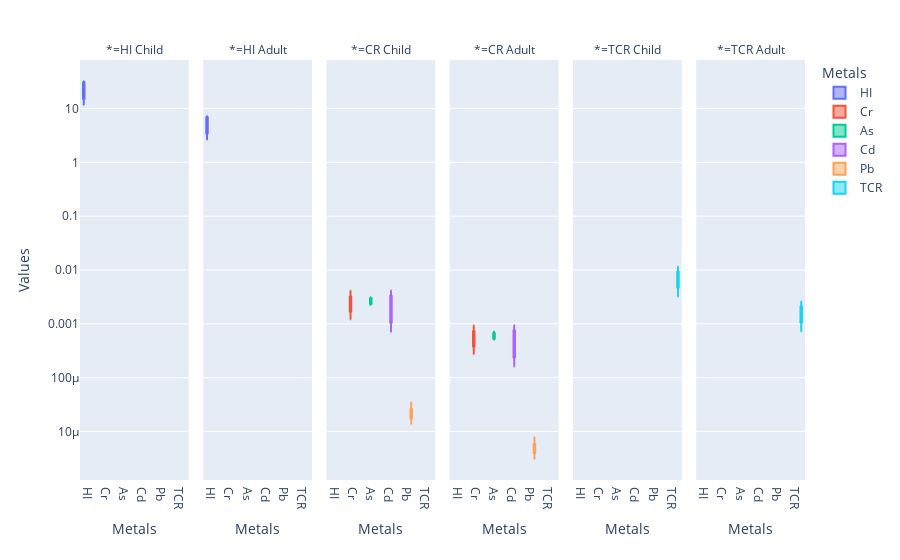

Notebook code cell kept with this figure:
### Code cell
import plotly.express as px
import matplotlib.pyplot as plt
import seaborn as sns
import pandas as pd

hi = pd.read_csv("To_Hi.csv")

fig = px.box(hi, x= "Metals", y="Values", facet_col="*", color="Metals",
             boxmode="group", points=None,log_y=True)

fig.show()

### Figure 1 — Plotly figure (JSON) as saved in the notebook; plotly's stock layout.template omitted (floating-point values rounded to 4 significant figures)
{"data": [{"alignmentgroup": "True", "hovertemplate": "Metals=%{x}<br>*=HI Child<br>Values=%{y}<extra></extra>", "legendgroup": "HI", "marker": {"color": "#636efa"}, "name": "HI", "notched": false, "offsetgroup": "HI", "orientation": "v", "showlegend": true, "type": "box", "x": ["HI", "HI", "HI", "HI", "HI", "HI", "HI", "HI"], "x0": " ", "xaxis": "x", "y": [14.11, 32.39, 11.63, 30.6, 16.57, 22.72, 23.17, 29.75], "y0": " ", "yaxis": "y"}, {"alignmentgroup": "True", "hovertemplate": "Metals=%{x}<br>*=HI Adult<br>Values=%{y}<extra></extra>", "legendgroup": "HI", "marker": {"color": "#636efa"}, "name": "HI", "notched": false, "offsetgroup": "HI", "orientation": "v", "showlegend": false, "type": "box", "x": ["HI", "HI", "HI", "HI", "HI", "HI", "HI", "HI"], "x0": " ", "xaxis": "x2", "y": [3.197, 7.338, 2.636, 6.932, 3.754, 5.146, 5.248, 6.739], "y0": " ", "yaxis": "y2"}, {"alignmentgroup": "True", "hovertemplate": "Metals=%{x}<br>*=CR Child<br>Values=%{y}<extra></extra>", "legendgroup": "Cr", "marker": {"color": "#EF553B"}, "name": "Cr", "notched": false, "offsetgroup": "Cr", "orientation": "v", "showlegend": true, "type": "box", "x": ["Cr", "Cr", "Cr", "Cr", "Cr", "Cr", "Cr", "Cr"], "x0": " ", "xaxis": "x3", "y": [null, 0.00347, 0.00121, 0.00198, 0.00166, 0.00179, 0.00238, 0.00415], "y0": " ", "yaxis": "y3"}, {"alignmentgroup": "True", "hovertemplate": "Metals=%{x}<br>*=CR Adult<br>Values=%{y}<extra></extra>", "legendgroup": "Cr", "marker": {"color": "#EF553B"}, "name": "Cr", "notched": false, "offsetgroup": "Cr", "orientation": "v", "showlegend": false, "type": "box", "x": ["Cr", "Cr", "Cr", "Cr", "Cr", "Cr", "Cr", "Cr"], "x0": " ", "xaxis": "x4", "y": [null, 0.000785, 0.000274, 0.000448, 0.000377, 0.000404, 0.000539, 0.00094], "y0": " ", "yaxis": "y4"}, {"alignmentgroup": "True", "hovertemplate": "Metals=%{x}<br>*=CR Child<br>Values=%{y}<extra></extra>", "legendgroup": "As", "marker": {"color": "#00cc96"}, "name": "As", "notched": false, "offsetgroup": "As", "orientation": "v", "showlegend": true, "type": "box", "x": ["As", "As", "As", "As", "As", "As", "As", "As"], "x0": " ", "xaxis": "x3", "y": [0.00221, 0.00299, 0.00226, 0.00268, 0.00247, 0.00273, 0.00294, 0.0032], "y0": " ", "yaxis": "y3"}, {"alignmentgroup": "True", "hovertemplate": "Metals=%{x}<br>*=CR Adult<br>Values=%{y}<extra></extra>", "legendgroup": "As", "marker": {"color": "#00cc96"}, "name": "As", "notched": false, "offsetgroup": "As", "orientation": "v", "showlegend": false, "type": "box", "x": ["As", "As", "As", "As", "As", "As", "As", "As"], "x0": " ", "xaxis": "x4", "y": [0.0005, 0.000677, 0.00051, 0.000606, 0.000558, 0.000618, 0.000666, 0.000725], "y0": " ", "yaxis": "y4"}, {"alignmentgroup": "True", "hovertemplate": "Metals=%{x}<br>*=CR Child<br>Values=%{y}<extra></extra>", "legendgroup": "Cd", "marker": {"color": "#ab63fa"}, "name": "Cd", "notched": false, "offsetgroup": "Cd", "orientation": "v", "showlegend": true, "type": "box", "x": ["Cd", "Cd", "Cd", "Cd", "Cd", "Cd", "Cd", "Cd"], "x0": " ", "xaxis": "x3", "y": [0.000958, 0.00371, 0.000705, 0.00234, 0.00116, 0.00281, 0.00289, 0.00419], "y0": " ", "yaxis": "y3"}, {"alignmentgroup": "True", "hovertemplate": "Metals=%{x}<br>*=CR Adult<br>Values=%{y}<extra></extra>", "legendgroup": "Cd", "marker": {"color": "#ab63fa"}, "name": "Cd", "notched": false, "offsetgroup": "Cd", "orientation": "v", "showlegend": false, "type": "box", "x": ["Cd", "Cd", "Cd", "Cd", "Cd", "Cd", "Cd", "Cd"], "x0": " ", "xaxis": "x4", "y": [0.000217, 0.000841, 0.00016, 0.00053, 0.000262, 0.000635, 0.000654, 0.000949], "y0": " ", "yaxis": "y4"}, {"alignmentgroup": "True", "hovertemplate": "Metals=%{x}<br>*=CR Child<br>Values=%{y}<extra></extra>", "legendgroup": "Pb", "marker": {"color": "#FFA15A"}, "name": "Pb", "notched": false, "offsetgroup": "Pb", "orientation": "v", "showlegend": true, "type": "box", "x": ["Pb", "Pb", "Pb", "Pb", "Pb", "Pb", "Pb", "Pb"], "x0": " ", "xaxis": "x3", "y": [1.73e-05, 2.32e-05, 2.32e-05, 1.37e-05, 3.51e-05, 1.81e-05, 1.87e-05, 2.89e-05], "y0": " ", "yaxis": "y3"}, {"alignmentgroup": "True", "hovertemplate": "Metals=%{x}<br>*=CR Adult<br>Values=%{y}<extra></extra>", "legendgroup": "Pb", "marker": {"color": "#FFA15A"}, "name": "Pb", "notched": false, "offsetgroup": "Pb", "orientation": "v", "showlegend": false, "type": "box", "x": ["Pb", "Pb", "Pb", "Pb", "Pb", "Pb", "Pb", "Pb"], "x0": " ", "xaxis": "x4", "y": [3.9e-06, 5.25e-06, 5.25e-06, 3.09e-06, 7.95e-06, 4.11e-06, 4.24e-06, 6.54e-06], "y0": " ", "yaxis": "y4"}, {"alignmentgroup": "True", "hovertemplate": "Metals=%{x}<br>*=TCR Child<br>Values=%{y}<extra></extra>", "legendgroup": "TCR", "marker": {"color": "#19d3f3"}, "name": "TCR", "notched": false, "offsetgroup": "TCR", "orientation": "v", "showlegend": true, "type": "box", "x": ["TCR", "TCR", "TCR", "TCR", "TCR", "TCR", "TCR", "TCR"], "x0": " ", "xaxis": "x5", "y": [0.00318, 0.0102, 0.0042, 0.00701, 0.00532, 0.00734, 0.00822, 0.0116], "y0": " ", "yaxis": "y5"}, {"alignmentgroup": "True", "hovertemplate": "Metals=%{x}<br>*=TCR Adult<br>Values=%{y}<extra></extra>", "legendgroup": "TCR", "marker": {"color": "#19d3f3"}, "name": "TCR", "notched": false, "offsetgroup": "TCR", "orientation": "v", "showlegend": false, "type": "box", "x": ["TCR", "TCR", "TCR", "TCR", "TCR", "TCR", "TCR", "TCR"], "x0": " ", "xaxis": "x6", "y": [0.00072, 0.00231, 0.000948, 0.00159, 0.0012, 0.00166, 0.00186, 0.00262], "y0": " ", "yaxis": "y6"}], "layout": {"annotations": [{"font": {}, "showarrow": false, "text": "*=HI Child", "x": 0.075, "xanchor": "center", "xref": "paper", "y": 1, "yanchor": "bottom", "yref": "paper"}, {"font": {}, "showarrow": false, "text": "*=HI Adult", "x": 0.245, "xanchor": "center", "xref": "paper", "y": 1, "yanchor": "bottom", "yref": "paper"}, {"font": {}, "showarrow": false, "text": "*=CR Child", "x": 0.415, "xanchor": "center", "xref": "paper", "y": 1, "yanchor": "bottom", "yref": "paper"}, {"font": {}, "showarrow": false, "text": "*=CR Adult", "x": 0.585, "xanchor": "center", "xref": "paper", "y": 1, "yanchor": "bottom", "yref": "paper"}, {"font": {}, "showarrow": false, "text": "*=TCR Child", "x": 0.755, "xanchor": "center", "xref": "paper", "y": 1, "yanchor": "bottom", "yref": "paper"}, {"font": {}, "showarrow": false, "text": "*=TCR Adult", "x": 0.925, "xanchor": "center", "xref": "paper", "y": 1, "yanchor": "bottom", "yref": "paper"}], "boxmode": "group", "legend": {"title": {"text": "Metals"}, "tracegroupgap": 0}, "margin": {"t": 60}, "xaxis": {"anchor": "y", "categoryarray": ["HI", "Cr", "As", "Cd", "Pb", "TCR"], "categoryorder": "array", "domain": [0, 0.15], "title": {"text": "Metals"}}, "xaxis2": {"anchor": "y2", "categoryarray": ["HI", "Cr", "As", "Cd", "Pb", "TCR"], "categoryorder": "array", "domain": [0.17, 0.32], "matches": "x", "title": {"text": "Metals"}}, "xaxis3": {"anchor": "y3", "categoryarray": ["HI", "Cr", "As", "Cd", "Pb", "TCR"], "categoryorder": "array", "domain": [0.34, 0.49], "matches": "x", "title": {"text": "Metals"}}, "xaxis4": {"anchor": "y4", "categoryarray": ["HI", "Cr", "As", "Cd", "Pb", "TCR"], "categoryorder": "array", "domain": [0.51, 0.66], "matches": "x", "title": {"text": "Metals"}}, "xaxis5": {"anchor": "y5", "categoryarray": ["HI", "Cr", "As", "Cd", "Pb", "TCR"], "categoryorder": "array", "domain": [0.68, 0.83], "matches": "x", "title": {"text": "Metals"}}, "xaxis6": {"anchor": "y6", "categoryarray": ["HI", "Cr", "As", "Cd", "Pb", "TCR"], "categoryorder": "array", "domain": [0.85, 1], "matches": "x", "title": {"text": "Metals"}}, "yaxis": {"anchor": "x", "domain": [0, 1], "title": {"text": "Values"}, "type": "log"}, "yaxis2": {"anchor": "x2", "domain": [0, 1], "matches": "y", "showticklabels": false, "type": "log"}, "yaxis3": {"anchor": "x3", "domain": [0, 1], "matches": "y", "showticklabels": false, "type": "log"}, "yaxis4": {"anchor": "x4", "domain": [0, 1], "matches": "y", "showticklabels": false, "type": "log"}, "yaxis5": {"anchor": "x5", "domain": [0, 1], "matches": "y", "showticklabels": false, "type": "log"}, "yaxis6": {"anchor": "x6", "domain": [0, 1], "matches": "y", "showticklabels": false, "type": "log"}}}
